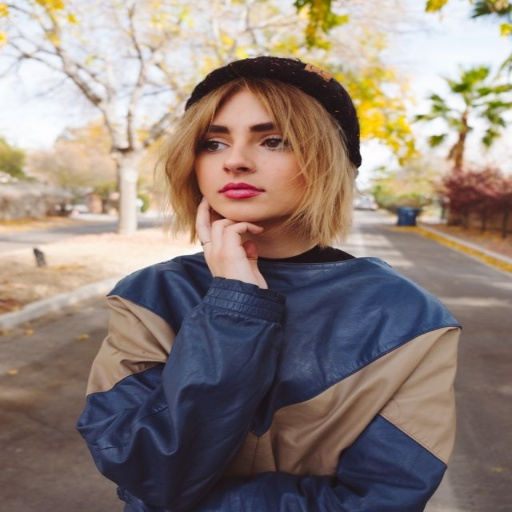
#> input picture 1_2.jpg, 512 x 512 px
$ python blending.py
#> lines starting #> are read from the running program, lines starting #| are printed output that depends on the picture
import cv2 as cv
import numpy as np

# img = cv.imread("1_2.jpg")
# img1 = cv.imread("2_2.jpg")
#
# img2 = cv.pyrDown(img)
# img3 = cv.pyrUp(img2)
#
# cv.waitKey(0)
# cv.destroyAllWindows()
#
# # blend two images
# img_img1 = np.hstack((img[:, :256], img1[:, 256:]))
#
# cv.imshow("img", img)
# cv.imshow("img1", img1)
# cv.imshow("img_img1", img_img1)
# cv.imshow("img_subtract", cv.subtract(img, img3))
# cv.imshow("img2", img2)
# cv.imshow("img3", img3)
# cv.waitKey(0)
# cv.destroyAllWindows()


# gaussian pyramids using pyrDown and pyrUp
# laplacian pyramids
# there is no methods to create laplacian pyramids
# A level in laplacian pyramid is formed by the difference between that level in Gaussian pyramid
# and expanded version of its upper level in Gaussian pyramid

# 5 steps to blend the images properly

# step-1-> load the two images.
# step-2-> find the gaussian pyramids for both images ( no.of levels is 6 ).
# step-3-> from gaussian pyramids, find their laplacian pyramids.
# step-4-> now join the left half of first img and right half of second img is each levels of laplacian pyramids.
# step-5-> finally from this joint image pyramids, reconstruct the original image.


# step-1: Load the images.

img = cv.imread("1_2.jpg")
#> img is the input picture: shape (512, 512, 3); mean B, G, R 121.8, 129.4, 143.5
img1 = cv.imread("2_2.jpg")
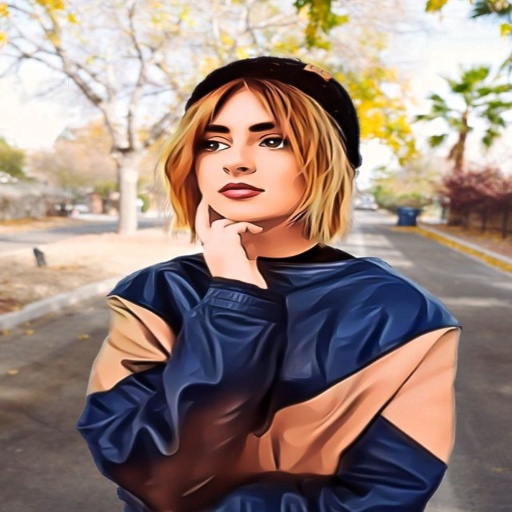
#> input picture 2_2.jpg, 512 x 512 px
#> img1 is the input picture: shape (512, 512, 3); mean B, G, R 123.1, 132, 151.7

# step-2-> find the gaussian pyramids for both images ( no.of levels is 6 ).

img_copy = img.copy()
img1_copy = img1.copy()

gp_img = [img_copy]
gp_img1 = [img1_copy]

for i in range(6):
    img_copy = cv.pyrDown(img_copy)
    img1_copy = cv.pyrDown(img1_copy)
    gp_img.append(img_copy)
    gp_img1.append(img1_copy)
#> this loop made 6 passes
#> pass 1, `img_copy = cv.pyrDown(img_copy)`:
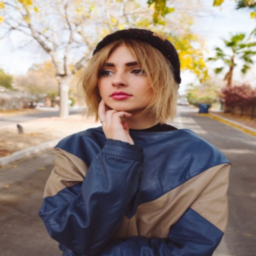
#> img_copy: shape (256, 256, 3); mean B, G, R 121.9, 129.6, 143.7
#> pass 1, `img1_copy = cv.pyrDown(img1_copy)`:
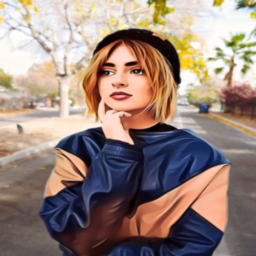
#> img1_copy: shape (256, 256, 3); mean B, G, R 123.2, 132.2, 151.9
#> pass 2, `img1_copy = cv.pyrDown(img1_copy)`:
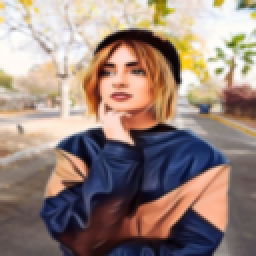
#> img1_copy: shape (128, 128, 3) (shown 2 times larger); mean B, G, R 123.4, 132.5, 152.3
#> after the loop, gp_img = 7 items; gp_img1 = 7 items
    # cv.imshow(str(i), img_copy)
    # cv.imshow(str(i) + "1", img1_copy)

# step-3-> from gaussian pyramids, find their laplacian pyramids.

lp_img = [gp_img[6]]
lp_img1 = [gp_img1[6]]

for i in range(6, 0, -1):
    gaussian_extended = cv.pyrUp(gp_img[i])
    gaussian_extended_1 = cv.pyrUp(gp_img1[i])
    laplacian = cv.subtract(gp_img[i-1], gaussian_extended)
    laplacian1 = cv.subtract(gp_img1[i - 1], gaussian_extended_1)
    lp_img.append(laplacian)
    lp_img1.append(laplacian1)
#> this loop made 6 passes
#> pass 2, `gaussian_extended_1 = cv.pyrUp(gp_img1[i])`:
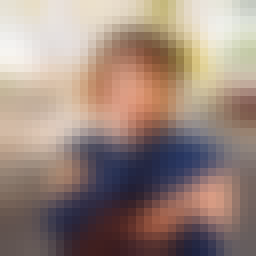
#> gaussian_extended_1: shape (32, 32, 3) (shown 8 times larger); mean of channels 0, 1, 2 125.3, 134.9, 154.8; drawn as B, G, R
#> pass 2, `laplacian1 = cv.subtract(gp_img1[i - 1], gaussian_extended_1)`:
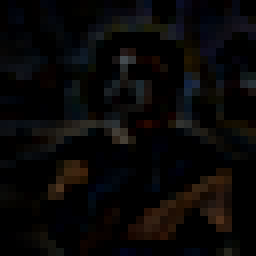
#> laplacian1: shape (32, 32, 3) (shown 8 times larger); mean of channels 0, 1, 2 7.1, 7.2, 8.4; drawn as B, G, R
#> after the loop, lp_img = 7 items; lp_img1 = 7 items
    # cv.imshow(str(i), laplacian)
    # cv.imshow(str(i)+"1", laplacian1)

# step-4-> now join the left half of first img and right half of second img is each levels of laplacian pyramids.

lp_img_img1_blend = list()

for i in range(len(lp_img)):
    blend = np.hstack((lp_img[i][:, :256], lp_img1[i][:, 256:]))
    lp_img_img1_blend.append(blend)
#> this loop made 7 passes
#> after the loop, lp_img_img1_blend = 7 items
    # cv.imshow(f"blend {i}", blend)


# cv.imshow("blend", lp_img_img1_blend[6])

img_img1_recontruct = lp_img_img1_blend[0]

for i in range(1, 7):
    img_img1_recontruct = cv.pyrUp(img_img1_recontruct)
    cv.imshow("img_img1_recontruct_" + str(i), img_img1_recontruct)
    img_img1_recontruct = cv.add(lp_img_img1_blend[i], img_img1_recontruct)
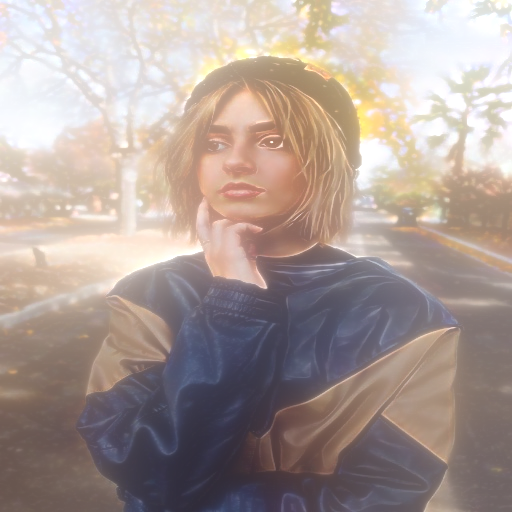
#> img_img1_recontruct: shape (512, 512, 3); mean of channels 0, 1, 2 150, 155.7, 170.8; drawn as B, G, R

cv.imshow("img_img1_recontruct", img_img1_recontruct)
cv.waitKey(0)
cv.destroyAllWindows()
